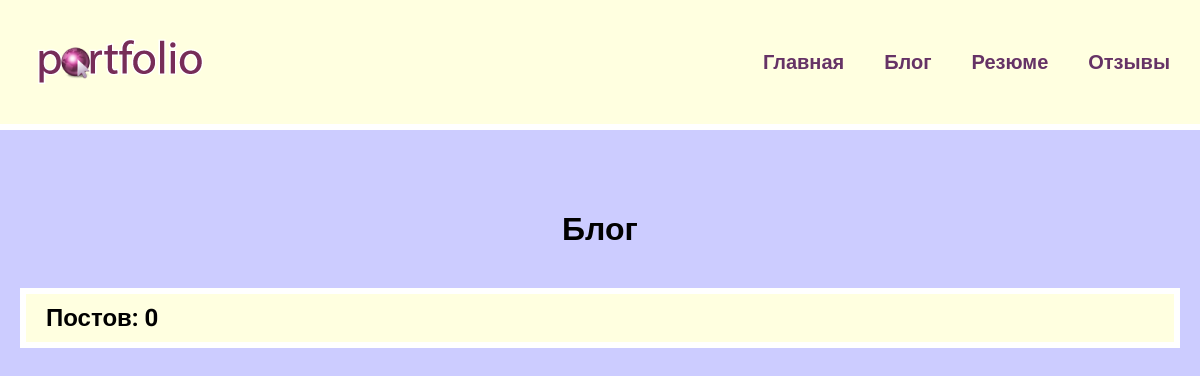
The page /blog/ on the database as committed earlier.
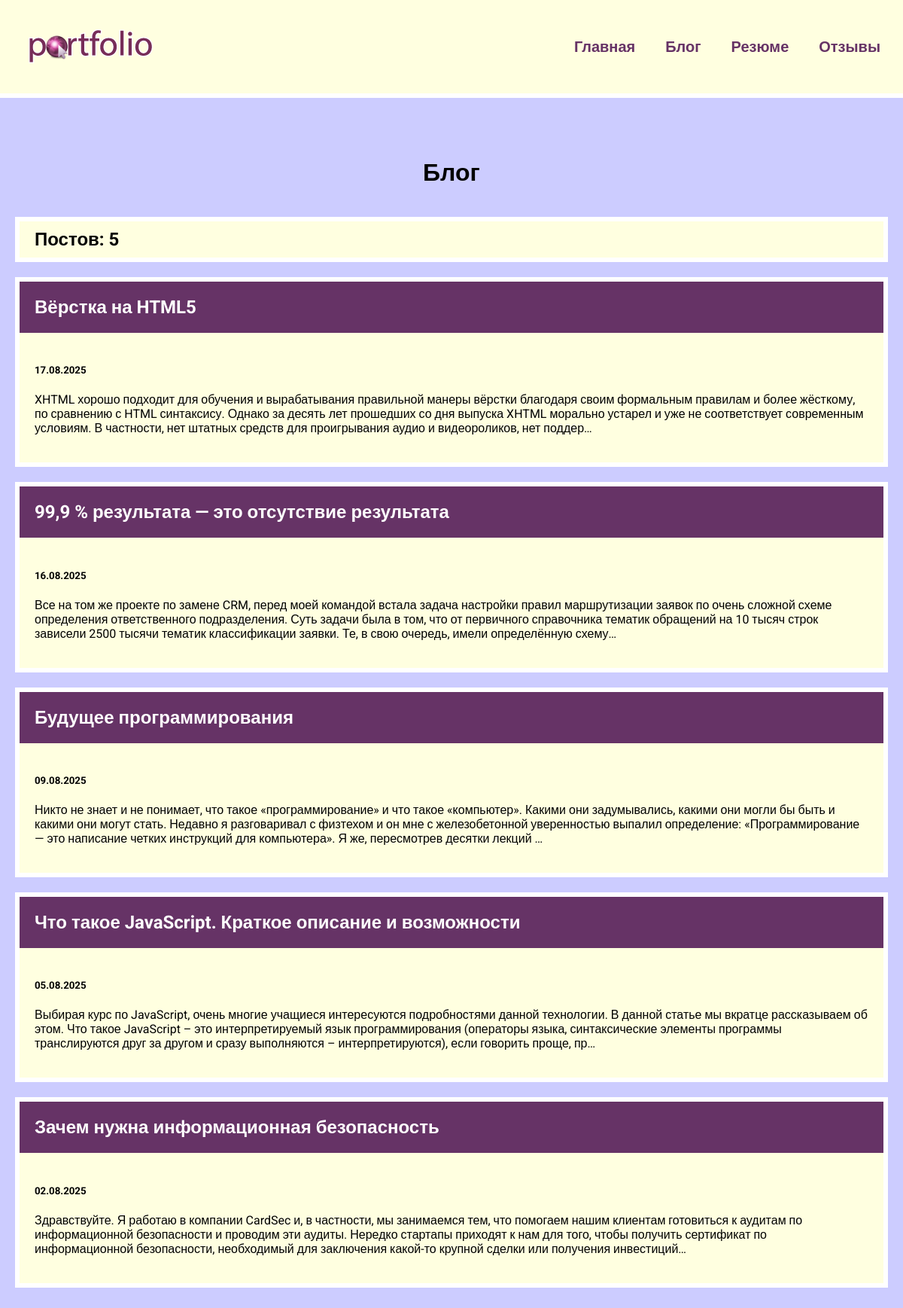
The same page on the database as committed later.
### blog/models.py (models this page shows, shortened)
class Blog(models.Model):
    title = models.CharField(max_length=200)
    description = models.TextField()
    date = models.DateField()

### blog/views.py (the view)
# urls.py: path('', views.blogs, name="blogs"),
def blogs(request):
    blogs = Blog.objects.order_by('-date')
    return render(request, 'blog/blogs.html', {'blogs': blogs})

### blog/templates/blog/blogs.html
{% extends 'skills/base.html' %}
{% block content %}
<h1>Блог</h1>
<h2 class="count">Постов: {{ blogs.count }}</h2>
{% for blog in blogs %}
<div class="element">
    <h2 class="top"><a href="{% url 'detail' blog.id %}">{{ blog.title }}</a></h2>
    <div class="blog_text">
        <h5>{{ blog.date|date:'d.m.Y' }}</h5>
        <p>{{ blog.description|striptags|truncatechars:360 }}</p>
    </div>
</div>
{% endfor %}
{% endblock %}

### skills/templates/skills/base.html (shortened to what this page needs)
<!DOCTYPE html>
{% load static %}
<html lang="en">
<head>
    <link rel="stylesheet" href="{% static 'css/style.css' %}">
</head>
<body>
    <div class="menu">
        <div class="wrap">
            <div class="logo">
                <a href="{% url 'index' %}">
                    <img src="{% static 'skills/logo.png' %}" alt="">
                </a>
            </div>
            <ul>
                <li><a href="{% url 'index' %}">Главная</a></li>
                <li><a href="{% url 'blogs' %}">Блог</a></li>
                <li><a href="{% static 'skills/resume.pdf' %}" target="_blank">Резюме</a></li>
                <li><a href="{% url 'reviews' %}">Отзывы</a></li>
            </ul>
        </div>
    </div>
  <div class="content">
    <div class="wrap">
      {% block content %}
      {% endblock %}
    </div>
  </div>
</body>
</html>

### skills/static/css/style.css (style rules this page uses)
body { font-family: "Roboto", sans-serif; padding: 0; margin: 0; background: #CCCCFF; }
.wrap { max-width: 1200px; margin: 0 auto; padding: 20px; box-sizing: border-box; }
.element { flex-basis: 360px; }
.element, .count { background: lightyellow; border: 6px solid #FFF; margin: 20px 0; }
.content h1 { text-align: center; margin: 60px 0 40px; }
.top { background: #663366; margin: 0; }
.top a { color: #FFF; text-decoration: none; padding: 20px; display: block; }
.blog_text { padding: 20px; box-sizing: border-box; }
.count { padding: 10px 20px; box-sizing: border-box; }
.menu { background: lightyellow; padding: 10px; border-bottom: 6px solid #FFF; }
.menu .wrap { display: flex; flex-wrap: wrap; justify-content: space-between; align-items: center; }
.menu a { color: #663366; font-weight: bold; text-decoration: none; }
.menu ul { display: flex; list-style: none; font-size: 20px; }
.menu li { margin-left: 40px; }

Rows that differ between the two databases and show on the page:
added Blog: title "Вёрстка на HTML5", date "17.08.2025", description "XHTML хорошо подходит для обучения и вырабатывания правильной манеры вёрстки благодаря своим формальным правилам и более жёсткому, по сравнению с HTML синтаксису. Однако за десять лет прошедших со дня выпуска XHTML морально устарел и уже не соответствует современным условиям. В частности, нет штатных средств для проигрывания аудио и видеороликов, нет поддер…"
added Blog: title "99,9 % результата — это отсутствие результата", date "16.08.2025", description "Все на том же проекте по замене CRM, перед моей командой встала задача настройки правил маршрутизации заявок по очень сложной схеме определения ответственного подразделения. Суть задачи была в том, что от первичного справочника тематик обращений на 10 тысяч строк зависели 2500 тысячи тематик классификации заявки. Те, в свою очередь, имели определённую схему…"
added Blog: title "Будущее программирования", date "09.08.2025", description "Никто не знает и не понимает, что такое «программирование» и что такое «компьютер». Какими они задумывались, какими они могли бы быть и какими они могут стать. Недавно я разговаривал с физтехом и он мне с железобетонной уверенностью выпалил определение: «Программирование — это написание четких инструкций для компьютера». Я же, пересмотрев десятки лекций …"
added Blog: title "Что такое JavaScript. Краткое описание и возможности", date "05.08.2025", description "Выбирая курс по JavaScript, очень многие учащиеся интересуются подробностями данной технологии. В данной статье мы вкратце рассказываем об этом. Что такое JavaScript – это интерпретируемый язык программирования (операторы языка, синтаксические элементы программы транслируются друг за другом и сразу выполняются – интерпретируются), если говорить проще, пр…"
added Blog: title "Зачем нужна информационная безопасность", date "02.08.2025", description "Здравствуйте. Я работаю в компании CardSec и, в частности, мы занимаемся тем, что помогаем нашим клиентам готовиться к аудитам по информационной безопасности и проводим эти аудиты. Нередко стартапы приходят к нам для того, чтобы получить сертификат по информационной безопасности, необходимый для заключения какой-то крупной сделки или получения инвестиций…"
Other text that changed with them:
{{ blogs.count }}: "0" → "5"
